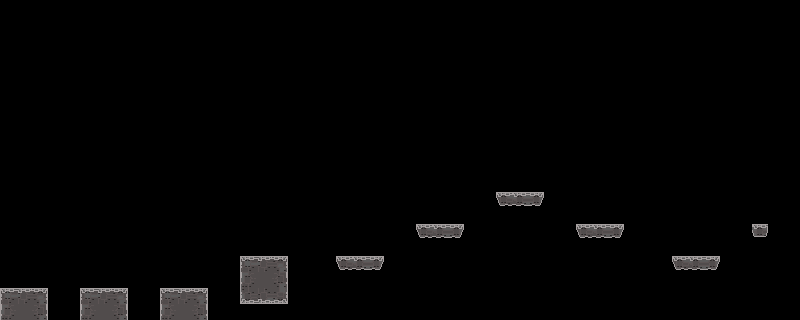

A 2D game scene composited from a Tiled map and its tileset images. What follows is a short description and the map's XML, with every tile layer's data as written:
An orthogonal 50x20 tile map with 16x16 px tiles, 2 tile layers (Terrain, Background) and 11 objects.

<map version="1.9" tiledversion="1.9.2" orientation="orthogonal" renderorder="right-down" width="50" height="20" tilewidth="16" tileheight="16" infinite="0" nextlayerid="7" nextobjectid="14">
 <tileset firstgid="1" source="tileset/TileSet.tsx" />
 <layer id="1" name="Terrain" width="50" height="20">
  <data encoding="csv">
0,0,0,0,0,0,0,0,0,0,0,0,0,0,0,0,0,0,0,0,0,0,0,0,0,0,0,0,0,0,0,0,0,0,0,0,0,0,0,0,0,0,0,0,0,0,0,0,0,0,
0,0,0,0,0,0,0,0,0,0,0,0,0,0,0,0,0,0,0,0,0,0,0,0,0,0,0,0,0,0,0,0,0,0,0,0,0,0,0,0,0,0,0,0,0,0,0,0,0,0,
0,0,0,0,0,0,0,0,0,0,0,0,0,0,0,0,0,0,0,0,0,0,0,0,0,0,0,0,0,0,0,0,0,0,0,0,0,0,0,0,0,0,0,0,0,0,0,0,0,0,
0,0,0,0,0,0,0,0,0,0,0,0,0,0,0,0,0,0,0,0,0,0,0,0,0,0,0,0,0,0,0,0,0,0,0,0,0,0,0,0,0,0,0,0,0,0,0,0,0,0,
0,0,0,0,0,0,0,0,0,0,0,0,0,0,0,0,0,0,0,0,0,0,0,0,0,0,0,0,0,0,0,0,0,0,0,0,0,0,0,0,0,0,0,0,0,0,0,0,0,0,
0,0,0,0,0,0,0,0,0,0,0,0,0,0,0,0,0,0,0,0,0,0,0,0,0,0,0,0,0,0,0,0,0,0,0,0,0,0,0,0,0,0,0,0,0,0,0,0,0,0,
0,0,0,0,0,0,0,0,0,0,0,0,0,0,0,0,0,0,0,0,0,0,0,0,0,0,0,0,0,0,0,0,0,0,0,0,0,0,0,0,0,0,0,0,0,0,0,0,0,0,
0,0,0,0,0,0,0,0,0,0,0,0,0,0,0,0,0,0,0,0,0,0,0,0,0,0,0,0,0,0,0,0,0,0,0,0,0,0,0,0,0,0,0,0,0,0,0,0,0,0,
0,0,0,0,0,0,0,0,0,0,0,0,0,0,0,0,0,0,0,0,0,0,0,0,0,0,0,0,0,0,0,0,0,0,0,0,0,0,0,0,0,0,0,0,0,0,0,0,0,0,
0,0,0,0,0,0,0,0,0,0,0,0,0,0,0,0,0,0,0,0,0,0,0,0,0,0,0,0,0,0,0,0,0,0,0,0,0,0,0,0,0,0,0,0,0,0,0,0,0,0,
0,0,0,0,0,0,0,0,0,0,0,0,0,0,0,0,0,0,0,0,0,0,0,0,0,0,0,0,0,0,0,0,0,0,0,0,0,0,0,0,0,0,0,0,0,0,0,0,0,0,
0,0,0,0,0,0,0,0,0,0,0,0,0,0,0,0,0,0,0,0,0,0,0,0,0,0,0,0,0,0,0,0,0,0,0,0,0,0,0,0,0,0,0,0,0,0,0,0,0,0,
0,0,0,0,0,0,0,0,0,0,0,0,0,0,0,0,0,0,0,0,0,0,0,0,0,0,0,0,0,0,0,13,14,15,0,0,0,0,0,0,0,0,0,0,0,0,0,0,0,0,
0,0,0,0,0,0,0,0,0,0,0,0,0,0,0,0,0,0,0,0,0,0,0,0,0,0,0,0,0,0,0,0,0,0,0,0,0,0,0,0,0,0,0,0,0,0,0,0,0,0,
0,0,0,0,0,0,0,0,0,0,0,0,0,0,0,0,0,0,0,0,0,0,0,0,0,0,13,14,15,0,0,0,0,0,0,0,13,14,15,0,0,0,0,0,0,0,0,16,0,0,
0,0,0,0,0,0,0,0,0,0,0,0,0,0,0,0,0,0,0,0,0,0,0,0,0,0,0,0,0,0,0,0,0,0,0,0,0,0,0,0,0,0,0,0,0,0,0,0,0,0,
0,0,0,0,0,0,0,0,0,0,0,0,0,0,0,1,2,3,0,0,0,13,14,15,0,0,0,0,0,0,0,0,0,0,0,0,0,0,0,0,0,0,13,14,15,0,0,0,0,0,
0,0,0,0,0,0,0,0,0,0,0,0,0,0,0,5,6,7,0,0,0,0,0,0,0,0,0,0,0,0,0,0,0,0,0,0,0,0,0,0,0,0,0,0,0,0,0,0,0,0,
1,2,3,0,0,1,2,3,0,0,1,2,3,0,0,9,10,11,0,0,0,0,0,0,0,0,0,0,0,0,0,0,0,0,0,0,0,0,0,0,0,0,0,0,0,0,0,0,0,0,
5,6,7,0,0,5,6,7,0,0,5,6,7,0,0,0,0,0,0,0,0,0,0,0,0,0,0,0,0,0,0,0,0,0,0,0,0,0,0,0,0,0,0,0,0,0,0,0,0,0
</data>
 </layer>
 <layer id="6" name="Background" width="50" height="20">
  <data encoding="csv">
0,0,0,0,0,0,0,0,0,0,0,0,0,0,0,0,0,0,0,0,0,0,0,0,0,0,0,0,0,0,0,0,0,0,0,0,0,0,0,0,0,0,0,0,0,0,0,0,0,0,
0,0,0,0,0,0,0,0,0,0,0,0,0,0,0,0,0,0,0,0,0,0,0,0,0,0,0,0,0,0,0,0,0,0,0,0,0,0,0,0,0,0,0,0,0,0,0,0,0,0,
0,0,0,0,0,0,0,0,0,0,0,0,0,0,0,0,0,0,0,0,0,0,0,0,0,0,0,0,0,0,0,0,0,0,0,0,0,0,0,0,0,0,0,0,0,0,0,0,0,0,
0,0,0,0,0,0,0,0,0,0,0,0,0,0,0,0,0,0,0,0,0,0,0,0,0,0,0,0,0,0,0,0,0,0,0,0,0,0,0,0,0,0,0,0,0,0,0,0,0,0,
0,0,0,0,0,0,0,0,0,0,0,0,0,0,0,0,0,0,0,0,0,0,0,0,0,0,0,0,0,0,0,0,0,0,0,0,0,0,0,0,0,0,0,0,0,0,0,0,0,0,
0,0,0,0,0,0,0,0,0,0,0,0,0,0,0,0,0,0,0,0,0,0,0,0,0,0,0,0,0,0,0,0,0,0,0,0,0,0,0,0,0,0,0,0,0,0,0,0,0,0,
0,0,0,0,0,0,0,0,0,0,0,0,0,0,0,0,0,0,0,0,0,0,0,0,0,0,0,0,0,0,0,0,0,0,0,0,0,0,0,0,0,0,0,0,0,0,0,0,0,0,
0,0,0,0,0,0,0,0,0,0,0,0,0,0,0,0,0,0,0,0,0,0,0,0,0,0,0,0,0,0,0,0,0,0,0,0,0,0,0,0,0,0,0,0,0,0,0,0,0,0,
0,0,0,0,0,0,0,0,0,0,0,0,0,0,0,0,0,0,0,0,0,0,0,0,0,0,0,0,0,0,0,0,0,0,0,0,0,0,0,0,0,0,0,0,0,0,0,0,0,0,
0,0,0,0,0,0,0,0,0,0,0,0,0,0,0,0,0,0,0,0,0,0,0,0,0,0,0,0,0,0,0,0,0,0,0,0,0,0,0,0,0,0,0,0,0,0,0,0,0,0,
0,0,0,0,0,0,0,0,0,0,0,0,0,0,0,0,0,0,0,0,0,0,0,0,0,0,0,0,0,0,0,0,0,0,0,0,0,0,0,0,0,0,0,0,0,0,0,0,0,0,
0,0,0,0,0,0,0,0,0,0,0,0,0,0,0,0,0,0,0,0,0,0,0,0,0,0,0,0,0,0,0,0,0,0,0,0,0,0,0,0,0,0,0,0,0,0,0,0,0,0,
0,0,0,0,0,0,0,0,0,0,0,0,0,0,0,0,0,0,0,0,0,0,0,0,0,0,0,0,0,0,0,0,0,0,0,0,0,0,0,0,0,0,0,0,0,0,0,0,0,0,
0,0,0,0,0,0,0,0,0,0,0,0,0,0,0,0,0,0,0,0,0,0,0,0,0,0,0,0,0,0,0,0,0,0,0,0,0,0,0,0,0,0,0,0,0,0,0,0,0,0,
0,0,0,0,0,0,0,0,0,0,0,0,0,0,0,0,0,0,0,0,0,0,0,0,0,0,0,0,0,0,0,0,0,0,0,0,0,0,0,0,0,0,0,0,0,0,0,0,0,0,
0,0,0,0,0,0,0,0,0,0,0,0,0,0,0,0,0,0,0,0,0,0,0,0,0,0,0,0,0,0,0,0,0,0,0,0,0,0,0,0,0,0,0,0,0,0,0,0,0,0,
0,0,0,0,0,0,0,0,0,0,0,0,0,0,0,0,0,0,0,0,0,0,0,0,0,0,0,0,0,0,0,0,0,0,0,0,0,0,0,0,0,0,0,0,0,0,0,0,0,0,
0,0,0,0,0,0,0,0,0,0,0,0,0,0,0,0,0,0,0,0,0,0,0,0,0,0,0,0,0,0,0,0,0,0,0,0,0,0,0,0,0,0,0,0,0,0,0,0,0,0,
0,0,0,0,0,0,0,0,0,0,0,0,0,0,0,0,0,0,0,0,0,0,0,0,0,0,0,0,0,0,0,0,0,0,0,0,0,0,0,0,0,0,0,0,0,0,0,0,0,0,
0,0,0,0,0,0,0,0,0,0,0,0,0,0,0,0,0,0,0,0,0,0,0,0,0,0,0,0,0,0,0,0,0,0,0,0,0,0,0,0,0,0,0,0,0,0,0,0,0,0
</data>
 </layer>
 <objectgroup id="3" name="Collisions">
  <object id="1" x="1" y="288.5" width="46" height="31.5" />
  <object id="3" x="80.5" y="288" width="46.5" height="32.5" />
  <object id="4" x="160.25" y="288" width="46.75" height="32" />
  <object id="5" x="241" y="256.25" width="47" height="47.25" />
  <object id="6" x="335.75" y="255.75" width="47" height="13.25" />
  <object id="7" x="416.5" y="224" width="46.5" height="14.25" />
  <object id="8" x="496.25" y="192.25" width="46.75" height="13" />
  <object id="9" x="576.5" y="224" width="46.5" height="13.25" />
  <object id="10" x="672.25" y="256.25" width="46.5" height="13.75" />
 </objectgroup>
 <objectgroup id="5" name="Blocks">
  <object id="13" x="752.5" y="223.75" width="15.25" height="13.25" />
 </objectgroup>
 <objectgroup id="4" name="Enemies">
  <object id="12" x="688.25" y="239.75" width="16" height="15.75" />
 </objectgroup>
</map>
